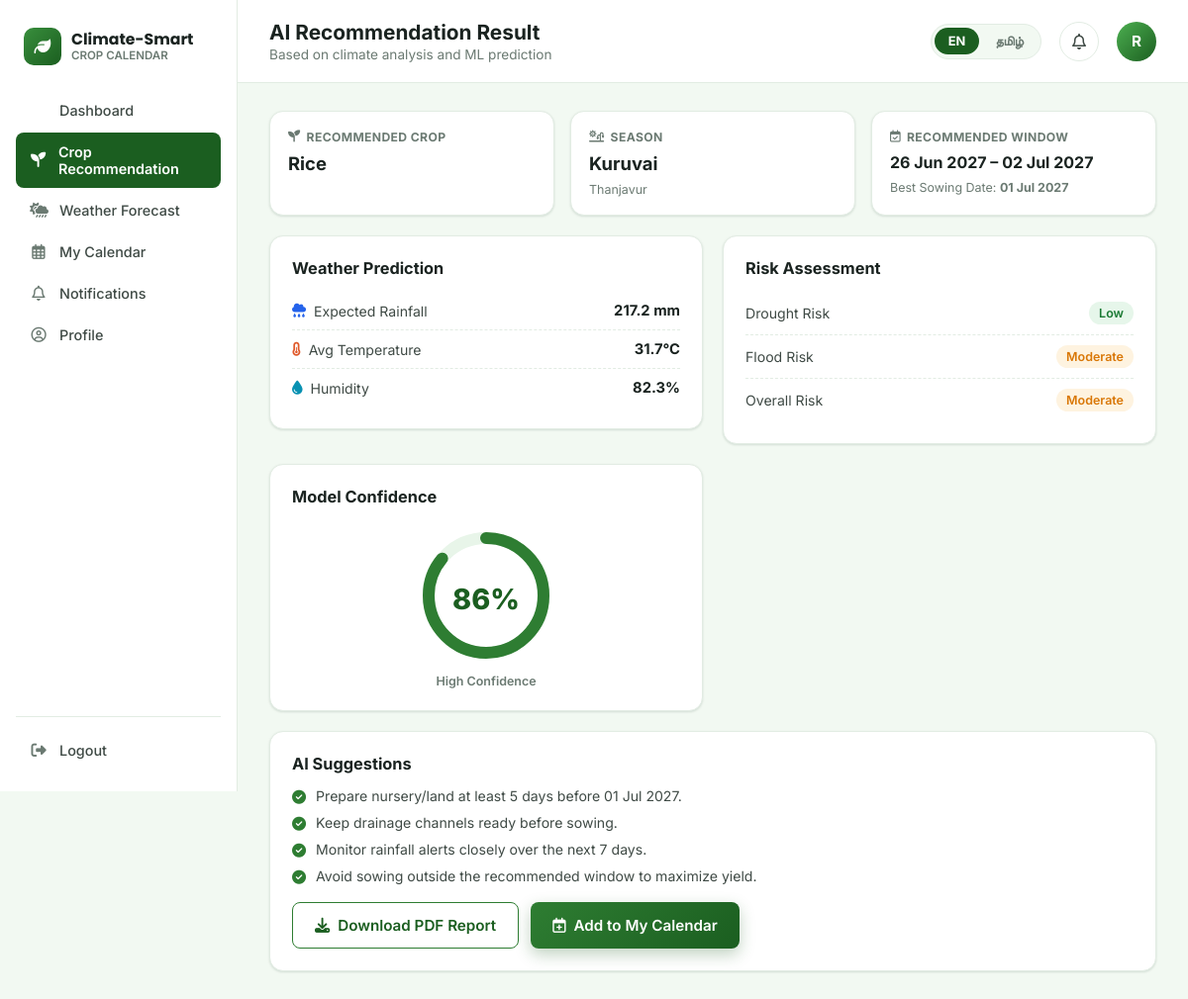
Page /result (signed in) on the committed database.
### tables this page shows
CREATE TABLE farmers (
            id INTEGER PRIMARY KEY AUTOINCREMENT,
            name TEXT NOT NULL,
            mobile TEXT UNIQUE NOT NULL,
            email TEXT,
            district TEXT NOT NULL,
            farm_size REAL NOT NULL,
            preferred_crop TEXT NOT NULL,
            password TEXT NOT NULL,
            created_at TEXT DEFAULT (datetime('now'))
        );

CREATE TABLE recommendations (
            id INTEGER PRIMARY KEY AUTOINCREMENT,
            farmer_id INTEGER NOT NULL,
            district TEXT NOT NULL,
            crop TEXT NOT NULL,
            season TEXT NOT NULL,
            sowing_window TEXT NOT NULL,
            best_sowing_date TEXT NOT NULL,
            expected_rainfall REAL,
            avg_temperature REAL,
            humidity REAL,
            wind_speed REAL,
            drought_risk TEXT,
            flood_risk TEXT,
            overall_risk TEXT,
            confidence_score INTEGER,
            suggestions TEXT,
            recommendation_date TEXT DEFAULT (datetime('now')),
            FOREIGN KEY (farmer_id) REFERENCES farmers (id)
        );

### app.py (the view)
@app.route("/result")
@app.route("/result/<int:rec_id>")
@login_required
def result(rec_id=None):
    farmer = current_farmer()
    rec_id = rec_id or session.get("last_recommendation_id")
    conn = get_db()
    if rec_id:
        rec = conn.execute(
            "SELECT * FROM recommendations WHERE id = ? AND farmer_id = ?",
            (rec_id, farmer["id"]),
        ).fetchone()
    else:
        rec = conn.execute(
            "SELECT * FROM recommendations WHERE farmer_id = ? ORDER BY id DESC LIMIT 1",
            (farmer["id"],),
        ).fetchone()
    conn.close()
    if rec is None:
        flash("No recommendation found. Please analyze a new one.", "warning")
        return redirect(url_for("recommendation"))
    suggestions = rec["suggestions"].split("|") if rec["suggestions"] else []
    return render_template("result.html", farmer=farmer, rec=rec, suggestions=suggestions)

### app.py (called while the page is built)
def get_db():
    conn = sqlite3.connect(DB_PATH)
    conn.row_factory = sqlite3.Row
    conn.execute("PRAGMA foreign_keys = ON")
    return conn

def login_required(view_func):
    @wraps(view_func)
    def wrapped(*args, **kwargs):
        if "farmer_id" not in session:
            flash("Please login to continue.", "warning")
            return redirect(url_for("login"))
        return view_func(*args, **kwargs)
    return wrapped

def current_farmer():
    conn = get_db()
    farmer = conn.execute(
        "SELECT * FROM farmers WHERE id = ?", (session.get("farmer_id"),)
    ).fetchone()
    conn.close()
    return farmer

def get_lang():
    return session.get("lang", "en")

@app.context_processor
def inject_i18n():
    lang = get_lang()
    return {
        "t": lambda key: translate(key, lang),
        "tr_district": lambda name: translate_district(name, lang),
        "tr_crop": lambda name: translate_crop(name, lang),
        "tr_season": lambda name: translate_season(name, lang),
        "current_lang": lang,
    }

### translations.py (called while the page is built)
def translate(key, lang="en"):
    lang_dict = TRANSLATIONS.get(lang, TRANSLATIONS["en"])
    return lang_dict.get(key, TRANSLATIONS["en"].get(key, key))

def translate_district(name, lang="en"):
    return DISTRICT_TA.get(name, name) if lang == "ta" else name

def translate_crop(name, lang="en"):
    return CROP_TA.get(name, name) if lang == "ta" else name

def translate_season(name, lang="en"):
    return SEASON_TA.get(name, name) if lang == "ta" else name

### templates/result.html (shortened to what this page needs)
{% extends "base.html" %}
{% set active_page = 'recommendation' %}
{% block page_title %}{{ t('ai_result_title') }}{% endblock %}
{% block page_subtitle %}{{ t('ai_result_subtitle') }}{% endblock %}
{% block content %}
{% set risk_key = {'Low': 'risk_low', 'Moderate': 'risk_moderate', 'High': 'risk_high'} %}
<div class="result-hero">
  <div class="card">
    <div class="result-hero-label"><i class="fa-solid fa-seedling"></i> {{ t('recommended_crop') }}</div>
    <div class="result-hero-value">{{ tr_crop(rec['crop']) }}</div>
  </div>
  <div class="card">
    <div class="result-hero-label"><i class="fa-solid fa-sun-plant-wilt"></i> {{ t('season') }}</div>
    <div class="result-hero-value">{{ tr_season(rec['season']) }}</div>
    <div class="result-hero-sub">{{ tr_district(rec['district']) }}</div>
  </div>
  <div class="card">
    <div class="result-hero-label"><i class="fa-regular fa-calendar-check"></i> {{ t('recommended_window') }}</div>
    <div class="result-hero-value" style="font-size:1rem;">{{ rec['sowing_window'] }}</div>
    <div class="result-hero-sub">{{ t('best_sowing_date') }}: <strong>{{ rec['best_sowing_date'] }}</strong></div>
  </div>
</div>
<div class="grid-2" style="align-items:start;">
  <div class="card panel">
    <div class="section-title">{{ t('weather_prediction') }}</div>
    <div class="metric-row">
      <div class="metric-label"><i class="fa-solid fa-cloud-rain" style="color:#2563eb;"></i> {{ t('expected_rainfall') }}</div>
      <div class="metric-value">{{ rec['expected_rainfall'] }} mm</div>
    </div>
    <div class="metric-row">
      <div class="metric-label"><i class="fa-solid fa-temperature-half" style="color:#e05a2b;"></i> {{ t('avg_temperature') }}</div>
      <div class="metric-value">{{ rec['avg_temperature'] }}°C</div>
    </div>
    <div class="metric-row">
      <div class="metric-label"><i class="fa-solid fa-droplet" style="color:#0891b2;"></i> {{ t('humidity') }}</div>
      <div class="metric-value">{{ rec['humidity'] }}%</div>
    </div>
  </div>
  <div class="card panel">
    <div class="section-title">{{ t('risk_assessment') }}</div>
    <div class="metric-row">
      <div class="metric-label">{{ t('drought_risk') }}</div>
      <span class="badge badge-{{ rec['drought_risk'] | lower }}">{{ t(risk_key[rec['drought_risk']]) }}</span>
    </div>
    <div class="metric-row">
      <div class="metric-label">{{ t('flood_risk') }}</div>
      <span class="badge badge-{{ rec['flood_risk'] | lower }}">{{ t(risk_key[rec['flood_risk']]) }}</span>
    </div>
    <div class="metric-row">
      <div class="metric-label">{{ t('overall_risk') }}</div>
      <span class="badge badge-{{ rec['overall_risk'] | lower }}">{{ t(risk_key[rec['overall_risk']]) }}</span>
    </div>
  </div>
  <div class="card panel" style="display:flex;">
    <div class="gauge-wrap" style="width:100%;">
      <div class="section-title" style="width:100%;">{{ t('model_confidence') }}</div>
      <svg width="140" height="140" viewBox="0 0 140 140">
        <circle cx="70" cy="70" r="58" fill="none" stroke="#e8f5e9" stroke-width="12"/>
        <circle cx="70" cy="70" r="58" fill="none" stroke="#2e7d32" stroke-width="12"
                stroke-linecap="round"
                stroke-dasharray="{{ 2 * 3.14159 * 58 }}"
                stroke-dashoffset="{{ (2 * 3.14159 * 58) * (1 - rec['confidence_score'] / 100) }}"
                transform="rotate(-90 70 70)"/>
      </svg>
      <div class="gauge-value" style="margin-top:-90px;">{{ rec['confidence_score'] }}%</div>
      <div class="gauge-label" style="margin-top:52px;">{{ t('high_confidence') }}</div>
    </div>
  </div>
</div>
<div class="card panel" style="margin-top:20px;">
  <div class="section-title">{{ t('ai_suggestions') }}</div>
  <div class="suggestion-list">
    {% for s in suggestions %}
    <div class="suggestion-item"><i class="fa-solid fa-circle-check"></i> {{ s }}</div>
    {% endfor %}
  </div>
  <div class="result-actions">
    <button class="btn btn-outline" id="downloadPdfBtn"><i class="fa-solid fa-download"></i> {{ t('download_pdf') }}</button>
    <a href="{{ url_for('calendar_view') }}" class="btn btn-primary" id="addToCalendarBtn">
      <i class="fa-regular fa-calendar-plus"></i> {{ t('add_to_calendar') }}
    </a>
  </div>
</div>
{% endblock %}

### templates/base.html (shortened to what this page needs)
<!DOCTYPE html>
<html lang="en">
<head>
<link rel="stylesheet" href="https://cdnjs.cloudflare.com/ajax/libs/font-awesome/6.5.1/css/all.min.css">
<link rel="stylesheet" href="{{ url_for('static', filename='css/style.css') }}">
</head>
<body>
<div class="app-shell">
  <aside class="sidebar" id="sidebar">
    <div class="brand">
      <div class="brand-mark"><i class="fa-solid fa-leaf"></i></div>
      <div class="brand-text">
        <div class="brand-name">{{ t('brand_name') }}</div>
        <div class="brand-sub">{{ t('brand_sub') }}</div>
      </div>
    </div>
    <nav class="nav-section">
      <a href="{{ url_for('dashboard') }}" class="nav-item {{ 'active' if active_page == 'dashboard' }}">
         {{ t('nav_dashboard') }}
      </a>
      <a href="{{ url_for('recommendation') }}" class="nav-item {{ 'active' if active_page == 'recommendation' }}">
        <i class="fa-solid fa-seedling"></i> {{ t('nav_recommendation') }}
      </a>
      <a href="{{ url_for('weather') }}" class="nav-item {{ 'active' if active_page == 'weather' }}">
        <i class="fa-solid fa-cloud-sun-rain"></i> {{ t('nav_weather') }}
      </a>
      <a href="{{ url_for('calendar_view') }}" class="nav-item {{ 'active' if active_page == 'calendar' }}">
        <i class="fa-regular fa-calendar-days"></i> {{ t('nav_calendar') }}
      </a>
      <a href="{{ url_for('notifications') }}" class="nav-item {{ 'active' if active_page == 'notifications' }}">
        <i class="fa-regular fa-bell"></i> {{ t('nav_notifications') }}
      </a>
      <a href="{{ url_for('profile') }}" class="nav-item {{ 'active' if active_page == 'profile' }}">
        <i class="fa-regular fa-circle-user"></i> {{ t('nav_profile') }}
      </a>
    </nav>
    <div class="sidebar-footer">
      <a href="{{ url_for('logout') }}" class="nav-item">
        <i class="fa-solid fa-right-from-bracket"></i> {{ t('nav_logout') }}
      </a>
    </div>
  </aside>
  <div class="main-col">
    <header class="topbar">
      <div style="display:flex; align-items:center; gap:14px;">
        <div>
          <div class="topbar-title">{% block page_title %}{{ t('nav_dashboard') }}{% endblock %}</div>
          <div class="topbar-sub">{% block page_subtitle %}{% endblock %}</div>
        </div>
      </div>
      <div class="topbar-right">
        <div class="lang-toggle">
          <a href="{{ url_for('set_language', lang_code='en') }}" class="lang-btn {{ 'active' if current_lang == 'en' }}">EN</a>
          <a href="{{ url_for('set_language', lang_code='ta') }}" class="lang-btn {{ 'active' if current_lang == 'ta' }}">தமிழ்</a>
        </div>
        <a href="{{ url_for('notifications') }}" class="icon-btn">
          <i class="fa-regular fa-bell"></i>
        </a>
        <a href="{{ url_for('profile') }}" class="avatar-chip">
          <div class="avatar-circle">{{ (farmer['name'][0] if farmer else 'F') | upper }}</div>
        </a>
      </div>
    </header>
    <main class="page-content">
      {% block content %}{% endblock %}
    </main>
  </div>
</div>
</body>
</html>

### rows in the picture
farmers: name "R"
recommendations: crop "Rice", season "Kuruvai", district "Thanjavur", sowing_window "26 Jun 2027 – 02 Jul 2027", best_sowing_date "01 Jul 2027", expected_rainfall "217.2", avg_temperature "31.7", humidity "82.3", drought_risk "Low", flood_risk "Moderate", overall_risk "Moderate", confidence_score "86"

### other values in the picture
{{ t('brand_name') }} "Climate-Smart"
{{ t('brand_sub') }} "CROP CALENDAR"
{{ t('nav_dashboard') }} "Dashboard"
{{ t('nav_recommendation') }} "Crop Recommendation"
{{ t('nav_weather') }} "Weather Forecast"
{{ t('nav_calendar') }} "My Calendar"
{{ t('nav_notifications') }} "Notifications"
{{ t('nav_profile') }} "Profile"
{{ t('nav_logout') }} "Logout"
{{ t('ai_result_title') }} "AI Recommendation Result"
{{ t('ai_result_subtitle') }} "Based on climate analysis and ML prediction"
{{ t('recommended_crop') }} "RECOMMENDED CROP"
{{ t('season') }} "SEASON"
{{ t('recommended_window') }} "RECOMMENDED WINDOW"
{{ t('best_sowing_date') }} "Best Sowing Date"
